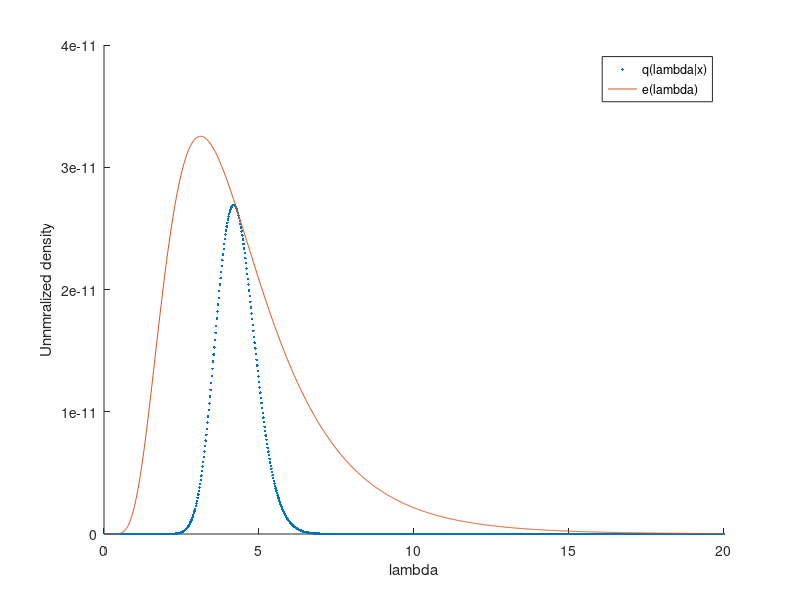
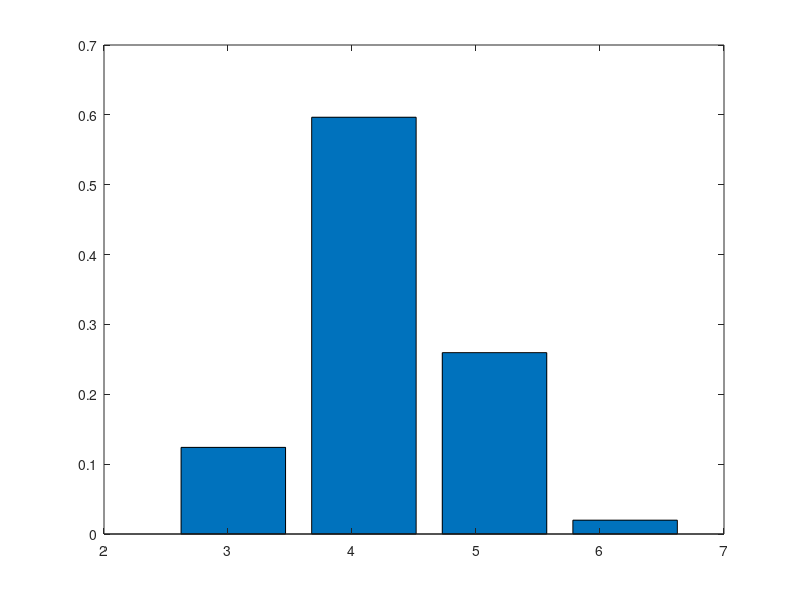

MATLAB code for these plots, in order: (Note: this script raises an error after producing the figures.)
clear;
clc;
x = [8,3,4,3,1,7,2,6,2,7];
n=5000;
X = factorial(x);
x_1 = mean(x);
lambda1 = zeros(n,1);
j=1;
i=1;
lambda_old = zeros(n,1);
%% 
while(j<=n)
 u=rand;
 lambda= exp(normrnd(log(4),0.5));
 lambda_old(i,:) = lambda;
 likeQ = (lambda^(sum(x)))*exp(-10*lambda)/prod(X);
 likeE = (4.3^(sum(x)))*exp(-10*4.3)/prod(X);
 f = likeQ/likeE;
 if (u<=f)
     lambda1(j,:) = lambda;
     j= j+1;
 end 
 i=i+1;
end
j=j-1;

 L = mean(lambda1(1:j,:));
disp((j)*100/i);
la = (0.02:0.02:20)';
sx = sum(x);
px = prod(X);
lasx = la.^sx;
la10 = la*10;
a = lognpdf(la,log(4),0.5);
likeQ = a.*(lasx.*exp(-la10))/px;
likeE = a.*(4.3^sx)*exp(-10*4.3)/px;
hold on;
plot(la, likeQ,'.');
hold on;
plot(la, likeE);
xlabel('lambda');
ylabel('Unnmralized density');
legend('q(lambda|x)','e(lambda)');
g= figure();
hold off;
%%
[f,yout]=hist(lambda1,4);
bar(yout,f/sum(f));
hold on;
[t,u] = ksdensity(lambda1);
plot(u,t);
hold on;
fun = @(la) lognpdf(la,log(4),0.5).*((la.^sum(x)).*exp(-la*10))/prod(X);
funq = likeQ/integral(fun,0,Inf,'ArrayValued',true);
plot(la,funq);
legend('histogram','estimated positerior probability density curve','truepositerior probability density curve');